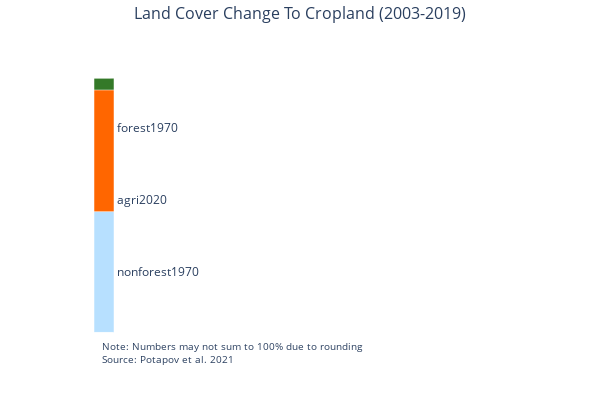
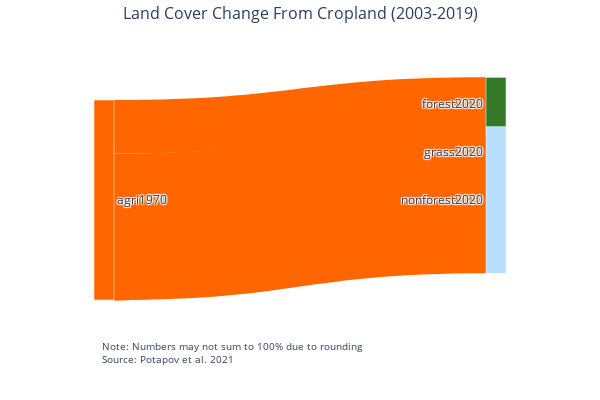

The cell these charts' notebook holds for them, in order:
### Code cell
import plotly.graph_objects as go
from plotly.subplots import make_subplots

def create_sankey_data(panel, tahun, period_start, period_end):
    nodes = {}
    links = []
    node_colors = []
    link_colors = []

    for i in range(len(tahun) - 1):
        current_year = tahun[i]
        next_year = tahun[i + 1]

        if not (current_year == period_start and next_year == period_end):
            continue

        gltct_current = f'GLCT{current_year}'
        color_current = f'color{current_year}'
        value_current = f'GAREA{current_year}'

        gltct_next = f'GLCT{next_year}'
        color_next = f'color{next_year}'
        value_next = f'GAREA{next_year}'

        for index, row in panel.iterrows():
            source_node = row[gltct_current]
            target_node = row[gltct_next]
            color_source = row[color_current]

            if source_node not in nodes:
                nodes[source_node] = len(nodes)
                node_colors.append(color_source)
            if target_node not in nodes:
                nodes[target_node] = len(nodes)
                node_colors.append(row[color_next])

            link = {
                'source': nodes[source_node],
                'target': nodes[target_node],
                'value': row[value_next]
            }
            
            links.append(link)
            link_colors.append(color_source)
    
    return nodes, links, node_colors, link_colors

# Membuat dua figure terpisah
# Figure 1: 1970-1990
fig1 = go.Figure()

nodes1, links1, node_colors1, link_colors1 = create_sankey_data(panelA, tahun, 1970, 2020)

sankey1 = go.Sankey(
    node=dict(
        pad=20,        # Increased padding
        thickness=20,  # Adjusted thickness
        line=dict(color='white', width=0.5),
        label=list(nodes1.keys()),
        color=node_colors1,
        x=[0.01, 0.01, 0.01, 0.99],  # Positioned nodes more explicitly
        y=[0.2, 0.5, 0.8, 0.5]       # Distributed vertically
    ),
    link=dict(
        source=[link['source'] for link in links1],
        target=[link['target'] for link in links1],
        value=[link['value'] for link in links1],
        color=link_colors1
    )
)

fig1.add_trace(sankey1)

# Figure 2: 2000-2020
fig2 = go.Figure()

nodes2, links2, node_colors2, link_colors2 = create_sankey_data(panelB, tahun, 1970, 2020)

sankey2 = go.Sankey(
    node=dict(
        pad=20,        # Increased padding
        thickness=20,  # Adjusted thickness
        line=dict(color='white', width=0.5),
        label=list(nodes2.keys()),
        color=node_colors2,
        x=[0.01, 0.99, 0.99, 0.99, 0.99, 0.99],  # Positioned nodes more explicitly
        y=[0.5, 0.1, 0.3, 0.5, 0.7, 0.9]         # Distributed vertically
    ),
    link=dict(
        source=[link['source'] for link in links2],
        target=[link['target'] for link in links2],
        value=[link['value'] for link in links2],
        color=link_colors2
    )
)

fig2.add_trace(sankey2)

# Membuat legend items
label = ['Agriculture', 'Forested Natural Vegetation', "Grassland", 'Non-Forested Natural Vegetation']
warna = ['#FF6600','#347928','#FCCD2A','#B7E0FF']

# Update layout untuk fig1
fig1.update_layout(
    title=dict(
        text="Land Cover Change To Cropland (2003-2019)",
        x=0.5,
        y=0.98,
        xanchor='center',
        yanchor='top',
        font=dict(size=16)
    ),
    font_size=12,
    plot_bgcolor="rgba(0,0,0,0)",
    width=600,     # Adjusted width
    height=400,    # Adjusted height
    margin=dict(
        t=80,      # Top margin
        l=100,     # Left margin
        r=100,     # Right margin
        b=80       # Bottom margin
    ),
    paper_bgcolor='white'
)

# Update layout untuk fig2
fig2.update_layout(
    title=dict(
        text="Land Cover Change From Cropland (2003-2019)",
        x=0.5,
        y=0.98,
        xanchor='center',
        yanchor='top',
        font=dict(size=16)
    ),
    font_size=12,
    plot_bgcolor="rgba(0,0,0,0)",
    width=600,     # Adjusted width
    height=400,    # Adjusted height
    margin=dict(
        t=80,      # Top margin
        l=100,     # Left margin
        r=100,     # Right margin
        b=80       # Bottom margin
    ),
    paper_bgcolor='white'
)

note_text = "Note: Numbers may not sum to 100% due to rounding<br>Source: Potapov et al. 2021"
fig1.add_annotation(
    text=note_text,
    xref="paper", yref="paper",
    x=0,
    y=-0.2,
    showarrow=False,
    font=dict(size=10),
    align="left"
)

fig2.add_annotation(
    text=note_text,
    xref="paper", yref="paper",
    x=0,
    y=-0.2,
    showarrow=False,
    font=dict(size=10),
    align="left"
)

# Menampilkan kedua figure
fig1.show()
fig2.show()

### Figure 1 — Plotly figure (JSON) as saved in the notebook; plotly's stock layout.template omitted (floating-point values rounded to 4 significant figures)
{"data": [{"link": {"color": ["#347928", "#B7E0FF"], "source": [0, 2], "target": [1, 1], "value": [267800000.0, 324000000.0]}, "node": {"color": ["#347928", "#FF6600", "#B7E0FF"], "label": ["forest1970", "agri2020", "nonforest1970"], "line": {"color": "white", "width": 0.5}, "pad": 20, "thickness": 20, "x": [0.01, 0.01, 0.01, 0.99], "y": [0.2, 0.5, 0.8, 0.5]}, "type": "sankey"}], "layout": {"annotations": [{"align": "left", "font": {"size": 10}, "showarrow": false, "text": "Note: Numbers may not sum to 100% due to rounding<br>Source: Potapov et al. 2021", "x": 0, "xref": "paper", "y": -0.2, "yref": "paper"}], "font": {"size": 12}, "height": 400, "margin": {"b": 80, "l": 100, "r": 100, "t": 80}, "paper_bgcolor": "white", "plot_bgcolor": "rgba(0,0,0,0)", "title": {"font": {"size": 16}, "text": "Land Cover Change To Cropland (2003-2019)", "x": 0.5, "xanchor": "center", "y": 0.98, "yanchor": "top"}, "width": 600}}

### Figure 2 — Plotly figure (JSON) as saved in the notebook; plotly's stock layout.template omitted (floating-point values rounded to 4 significant figures)
{"data": [{"link": {"color": ["#FF6600", "#FF6600", "#FF6600"], "source": [0, 0, 0], "target": [1, 2, 3], "value": [38100000.0, 27910.0, 104400000.0]}, "node": {"color": ["#FF6600", "#347928", "#FCCD2A", "#B7E0FF"], "label": ["agri1970", "forest2020", "grass2020", "nonforest2020"], "line": {"color": "white", "width": 0.5}, "pad": 20, "thickness": 20, "x": [0.01, 0.99, 0.99, 0.99, 0.99, 0.99], "y": [0.5, 0.1, 0.3, 0.5, 0.7, 0.9]}, "type": "sankey"}], "layout": {"annotations": [{"align": "left", "font": {"size": 10}, "showarrow": false, "text": "Note: Numbers may not sum to 100% due to rounding<br>Source: Potapov et al. 2021", "x": 0, "xref": "paper", "y": -0.2, "yref": "paper"}], "font": {"size": 12}, "height": 400, "margin": {"b": 80, "l": 100, "r": 100, "t": 80}, "paper_bgcolor": "white", "plot_bgcolor": "rgba(0,0,0,0)", "title": {"font": {"size": 16}, "text": "Land Cover Change From Cropland (2003-2019)", "x": 0.5, "xanchor": "center", "y": 0.98, "yanchor": "top"}, "width": 600}}
